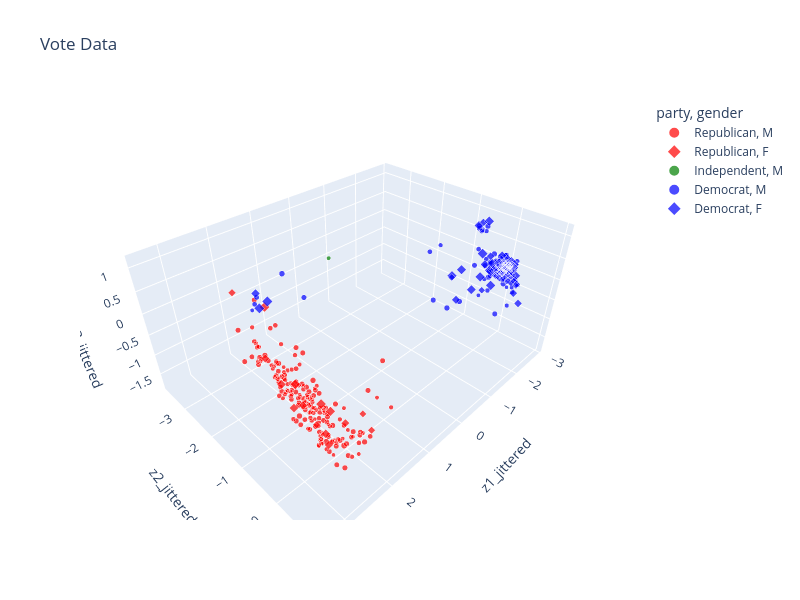

Here is the notebook cell this chart was saved with:
### Markdown cell above
Baesd on the plot above, it looks like there are two clusters of datapoints. What do you think this corresponds to?

By incorporating member information ([source](https://github.com/unitedstates/congress-legislators)), we can augment our graph with biographic data like each member's party and gender. 

````{dropdown} Click to see the code
:open: false
```python
legislators_data = yaml.safe_load(open("data/legislators-2019.yaml"))


def to_date(s):
    return datetime.strptime(s, "%Y-%m-%d")


legs = pl.DataFrame(
    schema=[
        "leg_id",
        "first",
        "last",
        "gender",
        "state",
        "chamber",
        "party",
        "birthday",
    ],
    data=[
        [
            x["id"]["bioguide"],
            x["name"]["first"],
            x["name"]["last"],
            x["bio"]["gender"],
            x["terms"][-1]["state"],
            x["terms"][-1]["type"],
            x["terms"][-1]["party"],
            to_date(x["bio"]["birthday"]),
        ]
        for x in legislators_data
    ],
    orient="row",
)
legs = legs.with_columns((2024 - pl.col("birthday").dt.year()).alias("age"))

vote_2d = vote_2d.join(
    legs, left_on="member", right_on="leg_id", how="inner", maintain_order="left"
)

np.random.seed(42)
vote_2d = vote_2d.with_columns(
    z1_jittered=pl.col("z1") + pl.Series(np.random.normal(0, 0.1, len(vote_2d))),
    z2_jittered=pl.col("z2") + pl.Series(np.random.normal(0, 0.1, len(vote_2d))),
    z3_jittered=pl.col("z3") + pl.Series(np.random.normal(0, 0.1, len(vote_2d))),
)

px.scatter_3d(vote_2d, x='z1_jittered', y='z2_jittered', z='z3_jittered', color='party', symbol="gender", size='age',
           title='Vote Data', width=800, height=600, size_max=10,
           opacity = 0.7,
           color_discrete_map={'Democrat':'blue', 'Republican':'red', "Independent": "green"},
           hover_data=['first', 'last', 'state', 'party', 'gender', 'age'])
```

````

### Code cell
legislators_data = yaml.safe_load(open("data/legislators-2019.yaml"))


def to_date(s):
    return datetime.strptime(s, "%Y-%m-%d")


legs = pl.DataFrame(
    schema=[
        "leg_id",
        "first",
        "last",
        "gender",
        "state",
        "chamber",
        "party",
        "birthday",
    ],
    data=[
        [
            x["id"]["bioguide"],
            x["name"]["first"],
            x["name"]["last"],
            x["bio"]["gender"],
            x["terms"][-1]["state"],
            x["terms"][-1]["type"],
            x["terms"][-1]["party"],
            to_date(x["bio"]["birthday"]),
        ]
        for x in legislators_data
    ],
    orient="row",
)
legs = legs.with_columns((2024 - pl.col("birthday").dt.year()).alias("age"))

vote_2d = vote_2d.join(
    legs, left_on="member", right_on="leg_id", how="inner", maintain_order="left"
)

np.random.seed(42)
vote_2d = vote_2d.with_columns(
    z1_jittered=pl.col("z1") + pl.Series(np.random.normal(0, 0.1, len(vote_2d))),
    z2_jittered=pl.col("z2") + pl.Series(np.random.normal(0, 0.1, len(vote_2d))),
    z3_jittered=pl.col("z3") + pl.Series(np.random.normal(0, 0.1, len(vote_2d))),
)

px.scatter_3d(vote_2d, x='z1_jittered', y='z2_jittered', z='z3_jittered', color='party', symbol="gender", size='age',
           title='Vote Data', width=800, height=600, size_max=10,
           opacity = 0.7,
           color_discrete_map={'Democrat':'blue', 'Republican':'red', "Independent": "green"},
           hover_data=['first', 'last', 'state', 'party', 'gender', 'age'])

### Figure 1 — Plotly figure (JSON) as saved in the notebook; plotly's stock layout.template omitted (floating-point values rounded to 4 significant figures; data arrays with more than 128 entries replaced by an {"elided": "..."} marker saying what was removed)
{"data": [{"customdata": {"elided": "184x6 mixed values"}, "hovertemplate": "party=%{customdata[3]}<br>gender=%{customdata[4]}<br>z1_jittered=%{x}<br>z2_jittered=%{y}<br>z3_jittered=%{z}<br>age=%{customdata[5]}<br>first=%{customdata[0]}<br>last=%{customdata[1]}<br>state=%{customdata[2]}<extra></extra>", "legendgroup": "Republican, M", "marker": {"color": "red", "opacity": 0.7, "size": {"elided": "184 int values"}, "sizemode": "area", "sizeref": 0.91, "symbol": "circle"}, "mode": "markers", "name": "Republican, M", "scene": "scene", "showlegend": true, "type": "scatter3d", "x": {"elided": "184 float values"}, "y": {"elided": "184 float values"}, "z": {"elided": "184 float values"}}, {"customdata": [["Susan", "Brooks", "IN", "Republican", "F", 64], ["Liz", "Cheney", "WY", "Republican", "F", 58], ["Virginia", "Foxx", "NC", "Republican", "F", 81], ["Kay", "Granger", "TX", "Republican", "F", 81], ["Jenniffer", "González-Colón", "PR", "Republican", "F", 48], ["Vicky", "Hartzler", "MO", "Republican", "F", 64], ["Jaime", "Herrera Beutler", "WA", "Republican", "F", 46], ["Debbie", "Lesko", "AZ", "Republican", "F", 66], ["Cathy", "McMorris Rodgers", "WA", "Republican", "F", 55], ["Carol", "Miller", "WV", "Republican", "F", 74], ["Martha", "Roby", "AL", "Republican", "F", 48], ["Aumua", "Amata", "AS", "Republican", "F", 77], ["Elise", "Stefanik", "NY", "Republican", "F", 40], ["Ann", "Wagner", "MO", "Republican", "F", 62], ["Jackie", "Walorski", "IN", "Republican", "F", 61]], "hovertemplate": "party=%{customdata[3]}<br>gender=%{customdata[4]}<br>z1_jittered=%{x}<br>z2_jittered=%{y}<br>z3_jittered=%{z}<br>age=%{customdata[5]}<br>first=%{customdata[0]}<br>last=%{customdata[1]}<br>state=%{customdata[2]}<extra></extra>", "legendgroup": "Republican, F", "marker": {"color": "red", "opacity": 0.7, "size": [64, 58, 81, 81, 48, 64, 46, 66, 55, 74, 48, 77, 40, 62, 61], "sizemode": "area", "sizeref": 0.91, "symbol": "diamond"}, "mode": "markers", "name": "Republican, F", "scene": "scene", "showlegend": true, "type": "scatter3d", "x": [2.959, 2.909, 3.086, 2.955, 2.287, 3.251, 1.962, 3.264, 2.414, 2.747, 2.7, 1.246, 1.361, 3.036, 3.045], "y": [0.5991, -0.8521, 0.1454, 0.5318, -2.718, 0.2868, 0.5839, 0.06393, 0.4342, 0.4784, 0.06436, -3.352, -0.2182, 0.2126, 0.7651], "z": [-0.2403, 0.3007, 0.5367, 0.3262, 0.3843, 0.2829, -0.9741, 0.5981, -0.5664, -0.01684, -0.6739, -0.7684, -1.64, 0.1277, -0.2689]}, {"customdata": [["Justin", "Amash", "MI", "Independent", "M", 44]], "hovertemplate": "party=%{customdata[3]}<br>gender=%{customdata[4]}<br>z1_jittered=%{x}<br>z2_jittered=%{y}<br>z3_jittered=%{z}<br>age=%{customdata[5]}<br>first=%{customdata[0]}<br>last=%{customdata[1]}<br>state=%{customdata[2]}<extra></extra>", "legendgroup": "Independent, M", "marker": {"color": "green", "opacity": 0.7, "size": [44], "sizemode": "area", "sizeref": 0.91, "symbol": "circle"}, "mode": "markers", "name": "Independent, M", "scene": "scene", "showlegend": true, "type": "scatter3d", "x": [0.175], "y": [-2.395], "z": [0.4021]}, {"customdata": {"elided": "148x6 mixed values"}, "hovertemplate": "party=%{customdata[3]}<br>gender=%{customdata[4]}<br>z1_jittered=%{x}<br>z2_jittered=%{y}<br>z3_jittered=%{z}<br>age=%{customdata[5]}<br>first=%{customdata[0]}<br>last=%{customdata[1]}<br>state=%{customdata[2]}<extra></extra>", "legendgroup": "Democrat, M", "marker": {"color": "blue", "opacity": 0.7, "size": {"elided": "148 int values"}, "sizemode": "area", "sizeref": 0.91, "symbol": "circle"}, "mode": "markers", "name": "Democrat, M", "scene": "scene", "showlegend": true, "type": "scatter3d", "x": {"elided": "148 float values"}, "y": {"elided": "148 float values"}, "z": {"elided": "148 float values"}}, {"customdata": {"elided": "91x6 mixed values"}, "hovertemplate": "party=%{customdata[3]}<br>gender=%{customdata[4]}<br>z1_jittered=%{x}<br>z2_jittered=%{y}<br>z3_jittered=%{z}<br>age=%{customdata[5]}<br>first=%{customdata[0]}<br>last=%{customdata[1]}<br>state=%{customdata[2]}<extra></extra>", "legendgroup": "Democrat, F", "marker": {"color": "blue", "opacity": 0.7, "size": [78, 59, 71, 70, 74, 72, 63, 48, 62, 58, 60, 71, 61, 52, 67, 81, 80, 62, 71, 67, 44, 65, 82, 55, 72, 76, 36, 49, 43, 74, 64, 51, 48, 57, 37, 74, 89, 59, 78, 74, 68, 68, 77, 87, 78, 70, 58, 49, 78, 70, 73, 80, 49, 46, 53, 64, 87, 88, 35, 43, 84, 69, 58, 50, 50, 83, 59, 80, 55, 74, 59, 65, 83, 52, 48, 45, 41, 56, 74, 59, 48, 51, 40, 38, 71, 86, 58, 82, 79, 56, 67], "sizemode": "area", "sizeref": 0.91, "symbol": "diamond"}, "mode": "markers", "name": "Democrat, F", "scene": "scene", "showlegend": true, "type": "scatter3d", "x": [-2.455, -2.33, -2.561, -2.601, -1.91, -2.723, -2.57, -2.804, -2.534, -2.626, -2.718, -2.507, -2.525, -2.352, -2.647, -2.754, -2.582, -2.688, -2.419, -2.582, -2.799, -2.419, -2.627, -1.624, -2.748, -2.707, -2.334, -2.242, -2.027, -2.337, -2.545, -2.693, -2.235, -2.63, -2.175, -2.33, -2.759, -2.569, -2.722, -2.502, -2.007, -2.494, -2.189, -2.794, -2.744, -1.885, -2.728, -2.469, -2.424, -2.516, -2.481, -2.678, -2.59, -2.545, -2.646, -2.596, 1.052, -2.623, -2.572, -2.677, 1.328, -2.391, 1.225, -2.605, -2.539, -2.621, -2.422, -2.576, -2.624, -2.433, -2.466, -2.676, -2.52, -2.265, -2.225, -2.364, -2.592, -2.573, -2.74, -2.675, -2.486, -2.767, -2.275, -2.653, -2.545, -2.72, -2.39, -2.574, -2.783, -2.627, -2.536], "y": [-0.07877, 0.4201, -0.2298, 0.1315, -0.7469, 0.1059, 0.1894, 0.1856, 0.2399, 0.2206, 0.3189, 0.06874, 0.0703, 0.1402, 0.006876, 0.06279, -0.2077, 0.181, 0.04829, 0.1077, 0.06758, 0.0469, 0.1534, -0.3861, 0.2151, 0.08717, 0.339, -0.08654, -0.8265, 0.1165, 0.1504, 0.04893, 0.7143, 0.2625, -0.1272, -0.02055, 0.1335, 0.02677, -0.001019, 0.102, -0.2824, 0.3129, -0.2229, 0.07061, -0.1726, -0.5128, 0.1769, 0.1745, -0.128, 0.09188, 0.09702, 0.1606, -0.5775, 0.3732, 0.09162, 0.1223, -3.516, 0.1096, -0.04228, 0.2309, -3.435, -0.5498, -3.674, 0.03304, 0.3912, 0.04214, 0.007613, -0.03812, 0.1551, -0.3537, -0.3156, -0.02851, -0.02058, 0.5528, 0.4097, 0.5343, 0.08343, 0.2733, 0.03611, -0.05988, -0.01555, 0.1066, 0.5695, 0.1662, 0.1446, 0.06566, 0.1991, -0.4728, 0.1938, -0.1703, -0.009955], "z": [-0.02171, -0.0395, -0.1249, 0.06824, -0.2082, 0.05049, 0.03602, 0.05928, -0.01327, -0.02503, -0.09665, -0.07563, 0.1758, -0.06269, 0.1154, -0.03389, 0.03929, 0.07392, 0.03102, 0.1817, 0.009281, -0.07684, 0.006659, -0.5316, 0.1238, 0.1012, -0.03505, 0.4042, -0.3352, 0.3582, 0.08574, -0.005684, -0.3834, 0.1463, -0.4178, -0.3165, 0.1475, -0.09692, -0.01143, -0.003549, -0.3988, 0.01174, -0.1296, 0.06603, -0.2051, 0.05475, 0.09525, -0.1128, -0.05589, 0.06425, 0.006961, 0.1278, 0.8832, -0.07737, 0.2566, 0.1296, -0.7927, 0.1336, 0.0418, 0.02512, -0.7975, 0.8886, -0.5732, 0.06336, -0.1279, 0.08663, -0.08722, 0.1278, -0.1056, 1.038, 0.02603, -0.03788, 0.1541, -0.2195, 0.1135, -0.05667, -0.06069, 0.04831, 0.1405, 0.2607, -0.02228, 0.05058, -0.03001, 0.1022, 0.127, -0.1839, -0.06168, 0.186, 0.03047, -0.08866, 0.1132]}], "layout": {"height": 600, "legend": {"itemsizing": "constant", "title": {"text": "party, gender"}, "tracegroupgap": 0}, "scene": {"domain": {"x": [0.0, 1.0], "y": [0.0, 1.0]}, "xaxis": {"title": {"text": "z1_jittered"}}, "yaxis": {"title": {"text": "z2_jittered"}}, "zaxis": {"title": {"text": "z3_jittered"}}}, "title": {"text": "Vote Data"}, "width": 800}}
